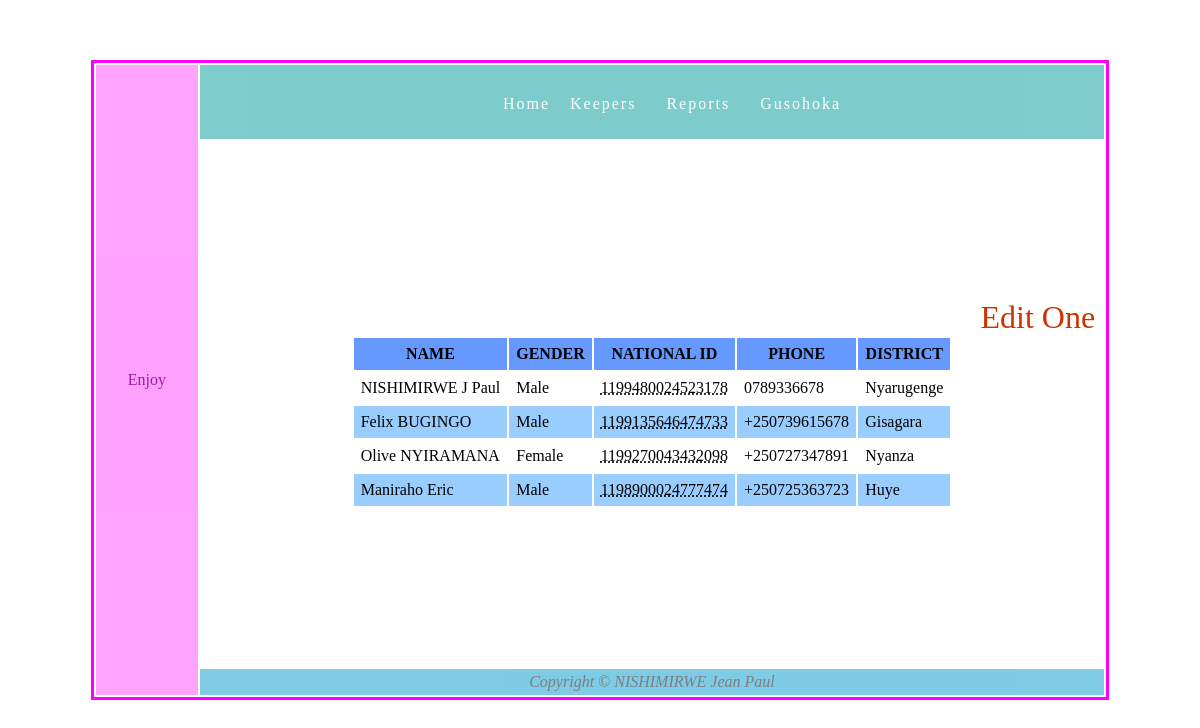
The app's page /existing_keepers.php with its own data.
### tables this page shows
CREATE TABLE `keeper` (
  `keeper_Id` int(11) NOT NULL,
  `First_Name` varchar(30) NOT NULL,
  `Last_Name` varchar(30) NOT NULL,
  `gender` varchar(7) NOT NULL,
  `password` varchar(200) NOT NULL,
  `Id_number` varchar(20) NOT NULL,
  `phone` varchar(15) NOT NULL,
  `District_Id` int(11) NOT NULL,
  `type` int(11) NOT NULL
);

CREATE TABLE `district` (
  `District_Id` int(11) NOT NULL,
  `District_Name` varchar(30) NOT NULL
);

### Call.php (called while the page is built, shortened)
<?php
$database="computer_store";
?>

### existing_keepers.php (the view, shortened to what this page needs)
<!DOCTYPE html PUBLIC "-//W3C//DTD XHTML 1.0 Transitional//EN" "http://www.w3.org/TR/xhtml1/DTD/xhtml1-transitional.dtd">
<html xmlns="http://www.w3.org/1999/xhtml">
<head>
<link rel="stylesheet" type="text/css" href="CSS/css1.css" />
</head>
<body>
<?php
include 'Call.php';
?>
<table id="main" align="center" border="0">
<tr><td rowspan="3" class="sides"><div id="left">Enjoy</div></td><td id="top"><div id="menus">
<ul><li><a href="Main_keeper1.php" class="link">Home</a></li>
<li><a class="link">Keepers</a>
</li>
<li><a class="link">Reports</a>
</li>
<li><a href="Logout.php" class="link">Gusohoka</a></li></ul></td></tr>
<tr id="middle"><td><div id="scrol" style="overflow:auto; max-height:450px;">
<?php
$query="select* from keeper INNER JOIN type_of_keeper INNER JOIN District ON keeper.type=type_of_keeper.id and keeper.District_Id=district.District_id ORDER BY type ";
$answer=mysql_db_query($database,$query);
$count=mysql_num_rows($answer);
if($count==0)
{
echo"<script> alert('No Keeper.');
window.location.href('Main_keeper1.php');</script>";
}
else
{
?>
<div align="right"><a href="Edit_Keeper.php"><font color="#CC3300" size="+3">Edit One</font></a></div>
<table align="center" cellspacing="2" cellpadding="7" >
<tr bgcolor="#6699FF"><th>NAME</th><th>GENDER</th><th>NATIONAL ID</th><th>PHONE</th><th>DISTRICT</th></tr>
<?php
while($line=mysql_fetch_object($answer))
{
$id=$line ->keeper_Id;
$Fname=$line ->First_Name;
$gender=$line ->gender;
$Lname=$line ->Last_Name;
$district=$line ->District_Name;
$NID=$line ->Id_number;
$phone=$line ->phone;
?>
<tr class="data"><td align="left"><?php echo "$Fname $Lname";?></td><td align="left"><?php echo "$gender"; ?></td><td align="left"><abbr title="ID:<?php echo "$id"; ?>"><?php echo "$NID"; ?></abbr></td><td align="left"><?php echo "$phone"; ?></td><td align="left"><?php echo "$district"; ?></td></tr>
<?php
}
}
?>
</table>
</div>
</td></tr>
<tr id="bottom"><td colspan="3"><i> Copyright &copy; NISHIMIRWE Jean Paul </i></td></tr>
</table>
</body>
</html>

### CSS/css1.css (style rules this page uses)
#menus ul li { position:relative; letter-spacing:2px; }
#main { text-align:center; margin-top:60px; width:86%; min-width:30% border-collapse:separate; border:solid; border-color:#FF00FF; height:640px; border: 1px solid black thin; transition-duration:2s; min-width:50px;; }
#top { height:50px; background-color:#009999; opacity:0.5; filter: alpha(opacity=50); }
li { list-style-type:none; margin:0; padding:0; display:inline; }
#bottom { height:10px; background-color:#0099CC; opacity:0.5; }
#middle { height:400px; width:80%; }
.sides { width:100px; background-color:#FF99FF; opacity:0.9; animation-name:sides; animation-duration:10s; animation-iteration-count:infinite; }
#menus { text-align:center; margin-top:20px; margin-left:80px; margin-right:80px; color:#666666; }
a { text-decoration:none; font-stretch:expanded; color:#FFFFFF; padding:8px; }
#left { color:#990099; animation-name:anim; animation-iteration-count:infinite; animation-duration:10s; }

### existing_keepers.php (style rules this page uses)
.data:nth-child(odd) { background-color:#99CCFF; }

### records on screen
keeper: First_Name "NISHIMIRWE", Last_Name "J Paul", gender "Male", Id_number "1199480024523178", phone "0789336678", District_Id.District_Name "Nyarugenge"
keeper: First_Name "Felix", Last_Name "BUGINGO", gender "Male", Id_number "1199135646474733", phone "+250739615678", District_Id.District_Name "Gisagara"
keeper: First_Name "Olive", Last_Name "NYIRAMANA", gender "Female", Id_number "1199270043432098", phone "+250727347891", District_Id.District_Name "Nyanza"
keeper: First_Name "Maniraho", Last_Name "Eric", gender "Male", Id_number "1198900024777474", phone "+250725363723", District_Id.District_Name "Huye"
